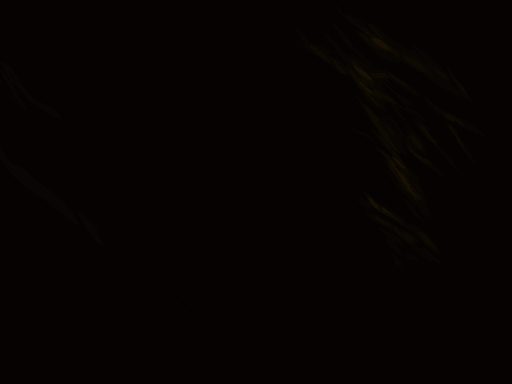

Rendered tile map (Tiled .tmx) drawn with the repository's tilesets; below, a short description and the full map source, tile grids included:
An orthogonal 16x12 tile map with 32x32 px tiles, 1 tile layer (Tile Layer 4), 3 hidden layers not drawn.

<map version="1.0" orientation="orthogonal" width="16" height="12" tilewidth="32" tileheight="32">
 <tileset firstgid="1" source="../tilesets/tileset_cave2.tsx" />
 <layer name="Tile Layer 4" width="16" height="12">
  <properties>
   <property name="hScale" value="0.2" />
   <property name="vScale" value="0" />
  </properties>
  <data encoding="csv">
657,658,659,660,661,662,663,664,665,666,667,668,669,670,671,672,
689,690,691,692,693,694,695,696,697,698,699,700,701,702,703,704,
721,722,723,724,725,726,727,728,729,730,731,732,733,734,735,736,
753,754,755,756,757,758,759,760,761,762,763,764,765,766,767,768,
785,786,787,788,789,790,791,792,793,794,795,796,797,798,799,800,
817,818,819,820,821,822,823,824,825,826,827,828,829,830,831,832,
849,850,851,852,853,854,855,856,857,858,859,860,861,862,863,864,
881,882,883,884,885,886,887,888,889,890,891,892,893,894,895,896,
913,914,915,916,917,918,919,920,921,922,923,924,925,926,927,928,
945,946,947,948,949,950,951,952,953,954,955,956,957,958,959,960,
977,978,979,980,981,982,983,984,985,986,987,988,989,990,991,992,
1009,1010,1011,1012,1013,1014,1015,1016,1017,1018,1019,1020,1021,1022,1023,1024
</data>
 </layer>
 <layer name="Tile Layer 3" width="16" height="12" visible="0">
  <properties>
   <property name="hScale" value="0.4" />
   <property name="vScale" value="0" />
  </properties>
  <data encoding="csv">
273,274,275,276,277,278,279,280,281,282,283,284,285,286,287,288,
305,306,307,308,309,310,311,312,313,314,315,316,317,318,319,320,
337,338,339,340,341,342,343,344,345,346,347,348,349,350,351,352,
369,370,371,372,373,374,375,376,377,378,379,380,381,382,383,384,
401,402,403,404,405,406,407,408,409,410,411,412,413,414,415,416,
433,434,435,436,437,438,439,440,441,442,443,444,445,446,447,448,
465,466,467,468,469,470,471,472,473,474,475,476,477,478,479,480,
497,498,499,500,501,502,503,504,505,506,507,508,509,510,511,512,
529,530,531,532,533,534,535,536,537,538,539,540,541,542,543,544,
561,562,563,564,565,566,567,568,569,570,571,572,573,574,575,576,
593,594,595,596,597,598,599,600,601,602,603,604,605,606,607,608,
625,626,627,628,629,630,631,632,633,634,635,636,637,638,639,640
</data>
 </layer>
 <layer name="Tile Layer 2" width="16" height="12" visible="0">
  <properties>
   <property name="hScale" value="0.6" />
   <property name="vScale" value="0" />
  </properties>
  <data encoding="csv">
33,33,33,33,33,33,33,33,33,33,33,33,33,33,33,33,
33,33,33,33,33,33,33,33,33,33,33,33,33,33,33,33,
33,33,33,33,33,33,33,33,33,33,33,33,33,33,33,33,
33,33,33,33,33,33,33,33,33,33,33,33,33,33,33,33,
33,33,33,33,33,33,33,33,33,33,33,33,33,33,33,33,
33,33,33,33,33,33,33,33,33,33,33,33,33,33,33,33,
33,33,33,33,33,33,33,33,33,33,33,33,33,33,33,33,
33,33,33,33,33,33,33,33,33,33,33,33,33,33,33,33,
33,33,33,33,33,33,33,33,33,33,33,33,33,33,33,33,
33,33,33,33,33,33,33,33,33,33,33,33,33,33,33,33,
33,33,33,33,33,33,33,33,33,33,33,33,33,33,33,33,
33,33,33,33,33,33,33,33,33,33,33,33,33,33,33,33
</data>
 </layer>
 <layer name="Tile Layer 1" width="16" height="12" visible="0">
  <properties>
   <property name="hScale" value="0.8" />
   <property name="vScale" value="0" />
  </properties>
  <data encoding="csv">
33,33,33,33,33,33,33,33,33,33,33,33,33,33,33,33,
33,33,33,33,33,33,33,33,33,33,33,33,33,33,33,33,
33,33,33,33,33,33,33,33,33,33,33,33,33,33,33,33,
33,33,33,33,33,33,33,33,33,33,33,33,33,33,33,33,
33,33,33,33,33,33,33,33,33,33,33,33,33,33,33,33,
33,33,33,33,33,33,33,33,33,33,33,33,33,33,33,33,
33,33,33,33,33,33,33,33,33,33,33,33,33,33,33,33,
33,33,33,33,33,33,33,33,33,33,33,33,33,33,33,33,
33,33,33,33,33,33,33,33,33,33,33,33,33,33,33,33,
33,33,33,33,33,33,33,33,33,33,33,33,33,33,33,33,
33,33,33,33,33,33,33,33,33,33,33,33,33,33,33,33,
33,33,33,33,33,33,33,33,33,33,33,33,33,33,33,33
</data>
 </layer>
</map>
